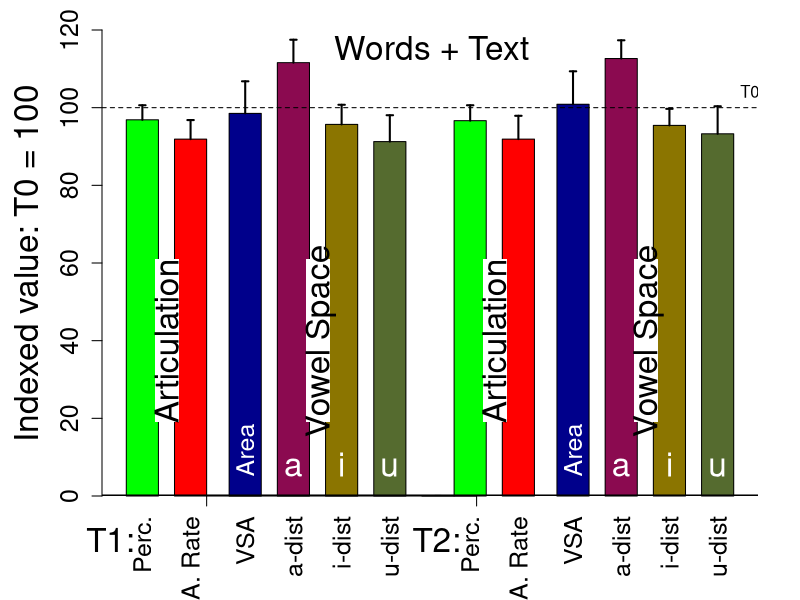
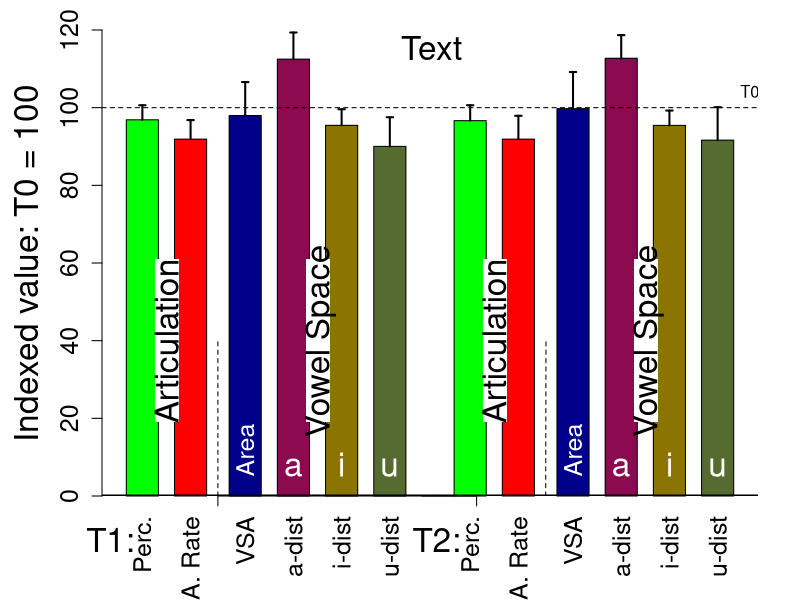
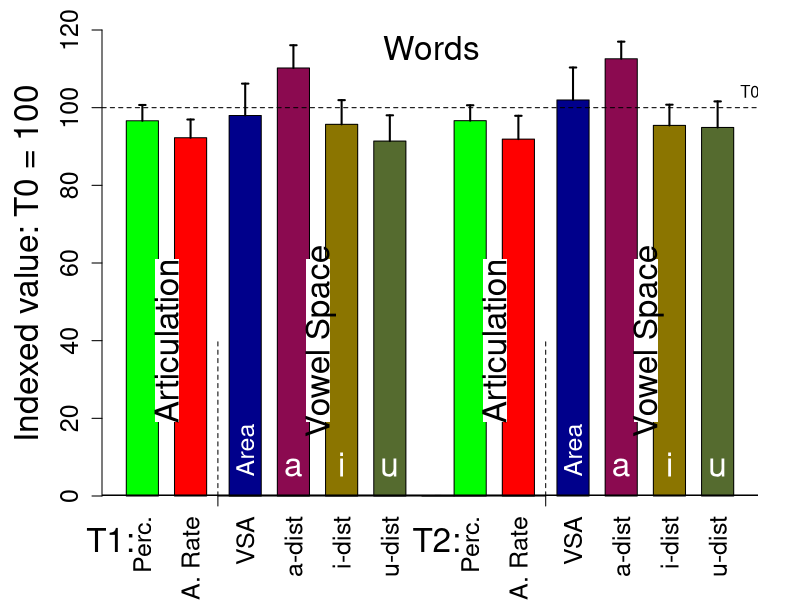

Source code (R) for these figures, in order:
# R
#
# Copyright: 2017-2018, R.J.J.H. van Son and the Netherlands Cancer Institute
# License: GNU GPL v2 or later
# email: r.v.son@nki.nl
#
#
library("lmtest")
#
# A4 size in Inches
OutputWidth <-  11.692;
OutputHeight <- 7.5;
#
filenameTextWords <- "PerceptualArtRateVSA_hist_TextWords.pdf"
filenameText <- "PerceptualArtRateVSA_hist_Text.pdf"
filenameWords <- "PerceptualArtRateVSA_hist_Words.pdf"


LexpTableIndividual <- read.table("ListeningExp.tsv", header = TRUE, sep = "\t", na.strings = "-");
LexpTableIndividual$T <- factor(LexpTableIndividual$T, ordered=TRUE)
LexpTableIndividual$Speaker <- factor(LexpTableIndividual$Speaker, ordered=FALSE)

PatakaTable <- read.table("Pataka_results.tsv", header = TRUE, sep = "\t", na.strings = "-");

VowelTable <- read.table("Patient_data_Robust.tsv", header = TRUE, sep = "\t", na.strings = "-");
VowelTable$T <- factor(VowelTable$T, ordered=TRUE)
VowelTable$Speaker <- factor(VowelTable$Speaker, ordered=TRUE)

# Normalize scores
LexpTableIndividual$NormRating <- LexpTableIndividual$Rating
for(eval in unique(LexpTableIndividual$Evaluator)){
	LexpTableIndividual[LexpTableIndividual$Evaluator==eval,]$NormRating <- as.vector(scale(LexpTableIndividual[LexpTableIndividual$Evaluator==eval,]$Rating))
}

LexpTable <- aggregate(cbind(Rating, NormRating)~Speaker+T+Sex, data=LexpTableIndividual, mean);
VowelTable <- merge(VowelTable, LexpTable, by=c("Speaker", "T", "Sex"), sort = TRUE, all = TRUE)
VowelTable <- merge(VowelTable, PatakaTable, by = c("Speaker", "T"), suffixes = c("", ".pataka"), sort = TRUE, all=TRUE)


# Convert to T0, T1, T2 table
T0Table <- subset(VowelTable, subset = T == 0)
T1Table <- subset(VowelTable, subset = T == 1)
T2Table <- subset(VowelTable, subset = T == 2)
names(T2Table) <- paste(names(T2Table),".T2", sep="")
names(T2Table)[1] <- "Speaker"
names(T2Table)[2] <- "T"
names(T2Table)[3] <- "Sex"
names(T2Table)[4] <- "Name"
names(T2Table)[5] <- "Task"

TimeTable <- merge(T0Table, T1Table, by = c("Speaker", "Task"), suffixes = c(".T0", ".T1"), sort = TRUE, all = TRUE)
TimeTable <- merge(TimeTable, T2Table, by = c("Speaker", "Task"), sort = TRUE, all = TRUE)

# Indexed values on time T0
TimeTable$IdxNormRating.T1 <- 100 + 12*(TimeTable$NormRating.T1 - TimeTable$NormRating.T0)
TimeTable$IdxNormRating.T2 <- 100 + 12*(TimeTable$NormRating.T2 - TimeTable$NormRating.T0)

TimeTable$Idxart.rate.T1 <- 100 * TimeTable$art.rate.T1 / TimeTable$art.rate.T0
TimeTable$Idxart.rate.T2 <- 100 * TimeTable$art.rate.T2 / TimeTable$art.rate.T0

TimeTable$IdxArea2.T1 <- 100 * TimeTable$Area2.T1 / TimeTable$Area2.T0
TimeTable$IdxArea2.T2 <- 100 * TimeTable$Area2.T2 / TimeTable$Area2.T0

TimeTable$Idx.i.dist.T1 <- 100 * TimeTable$i.dist.T1 / TimeTable$i.dist.T0
TimeTable$Idx.i.dist.T2 <- 100 * TimeTable$i.dist.T2 / TimeTable$i.dist.T0

TimeTable$Idx.a.dist.T1 <- 100 * TimeTable$a.dist.T1 / TimeTable$a.dist.T0
TimeTable$Idx.a.dist.T2 <- 100 * TimeTable$a.dist.T2 / TimeTable$a.dist.T0

TimeTable$Idx.u.dist.T1 <- 100 * TimeTable$u.dist.T1 / TimeTable$u.dist.T0
TimeTable$Idx.u.dist.T2 <- 100 * TimeTable$u.dist.T2 / TimeTable$u.dist.T0


# Mean values and CI 
ci <- function(x) {if(length(x)>3) {t <- t.test(x, na.rm=TRUE); (t$conf.int[[2]]- t$conf.int[[1]])/2} else 0 }

# Plot figure
pdf(filenameTextWords, width=OutputWidth, height=OutputHeight, useDingbats=FALSE);

indexLabels <- c("Perc.", "A. Rate", "VSA", "a-dist", "i-dist", "u-dist")
indexSpace <- c(0, 0.5, 0.7, 0.5, 0.5, 0.5)

combinedTable <- merge(TimeTable[TimeTable$Task=="Words",], TimeTable[TimeTable$Task=="Dapre",], by=c("Speaker", "Sex"))
IndexedValues.T1 <- c(
mean(TimeTable[TimeTable$Task=="Dapre",]$IdxNormRating.T1, na.rm=TRUE),
mean(TimeTable[TimeTable$Task=="Dapre",]$Idxart.rate.T1, na.rm=TRUE),
mean((combinedTable$IdxArea2.T1.x+combinedTable$IdxArea2.T1.y)/2, na.rm=TRUE),
mean((combinedTable$Idx.a.dist.T1.x+combinedTable$Idx.a.dist.T1.y)/2, na.rm=TRUE),
mean((combinedTable$Idx.i.dist.T1.x+combinedTable$Idx.i.dist.T1.y)/2, na.rm=TRUE),
mean((combinedTable$Idx.u.dist.T1.x+combinedTable$Idx.u.dist.T1.y)/2, na.rm=TRUE)
)
IndexedValues.T1.CI <- c(
ci(TimeTable[TimeTable$Task=="Dapre",]$IdxNormRating.T1),
ci(TimeTable[TimeTable$Task=="Dapre",]$Idxart.rate.T1),
ci((combinedTable$IdxArea2.T1.x+combinedTable$IdxArea2.T1.y)/2),
ci((combinedTable$Idx.a.dist.T1.x+combinedTable$Idx.a.dist.T1.y)/2),
ci((combinedTable$Idx.i.dist.T1.x+combinedTable$Idx.i.dist.T1.y)/2),
ci((combinedTable$Idx.u.dist.T1.x+combinedTable$Idx.u.dist.T1.y)/2)
)
IndexedValues.T2 <- c(
mean(TimeTable[TimeTable$Task=="Dapre",]$IdxNormRating.T2, na.rm=TRUE),
mean(TimeTable[TimeTable$Task=="Dapre",]$Idxart.rate.T2, na.rm=TRUE),
mean((combinedTable$IdxArea2.T2.x+combinedTable$IdxArea2.T2.y)/2, na.rm=TRUE),
mean((combinedTable$Idx.a.dist.T2.x+combinedTable$Idx.a.dist.T2.y)/2, na.rm=TRUE),
mean((combinedTable$Idx.i.dist.T2.x+combinedTable$Idx.i.dist.T2.y)/2, na.rm=TRUE),
mean((combinedTable$Idx.u.dist.T2.x+combinedTable$Idx.u.dist.T2.y)/2, na.rm=TRUE)
)
IndexedValues.T2.CI <- c(
ci(TimeTable[TimeTable$Task=="Dapre",]$IdxNormRating.T2),
ci(TimeTable[TimeTable$Task=="Dapre",]$Idxart.rate.T2),
ci((combinedTable$IdxArea2.T2.x+combinedTable$IdxArea2.T2.y)/2),
ci((combinedTable$Idx.a.dist.T2.x+combinedTable$Idx.a.dist.T2.y)/2),
ci((combinedTable$Idx.i.dist.T2.x+combinedTable$Idx.i.dist.T2.y)/2),
ci((combinedTable$Idx.u.dist.T2.x+combinedTable$Idx.u.dist.T2.y)/2)
)

par(mai=c(1.04,1.02,0.3,0.42))
par(family="Helvetica")
colorlist <- c("green1", "red1", "darkblue", "deeppink4", "gold4", "darkolivegreen", "blue", "red", "deeppink", "green")

x <- barplot(c(IndexedValues.T1, 0, IndexedValues.T2), ylim=c(0, 120), ylab="Indexed value: T0 = 100", cex.lab=2, cex.axis=1.5, col=c(colorlist[1:6], "grey", colorlist[1:6]), space=c(indexSpace, 0.5, indexSpace))
abline(h=100, lty=2)
abline(h=0, lty=1, lwd=3)
axis(side=1, labels=c(indexLabels, " ", indexLabels), at=x, cex.axis=1.5, las=3, tick=FALSE)
axis(at=c(2.5, 10.9), tick=TRUE, side=1, labels=FALSE)
mtext("T1:", at=c(-0.5), line=2, side=1, cex=2)
mtext("T2:", at=c(9.65), line=2, side=1, cex=2)

segments(x, c(IndexedValues.T1, 0, IndexedValues.T2), x, c(IndexedValues.T1, 0, IndexedValues.T2)+c(IndexedValues.T1.CI, 0, IndexedValues.T2.CI), lwd=2)
segments(x-0.1, c(IndexedValues.T1, 0, IndexedValues.T2)+c(IndexedValues.T1.CI, 0, IndexedValues.T2.CI), x+0.1, c(IndexedValues.T1, 0, IndexedValues.T2)+c(IndexedValues.T1.CI, 0, IndexedValues.T2.CI), lwd=2)


text(9.5, 120, labels="Words + Text", pos=1, cex=2)
text(x[13]+1, 100, labels="T0", pos=3, cex=1)

rect(((x[1]+x[2])/2 - 0.35), 19, ((x[1]+x[2])/2 + 0.4), 61, col="white", border="white", lty=0)
rect(((x[8]+x[9])/2 - 0.35), 19, ((x[8]+x[9])/2 + 0.4), 61, col="white", border="white", lty=0)
rect(((x[4]+x[5])/2 - 0.35), 19, ((x[4]+x[5])/2 + 0.4), 61, col="white", border="white", lty=0)
rect(((x[11]+x[12])/2 - 0.35), 19, ((x[11]+x[12])/2 + 0.4), 61, col="white", border="white", lty=0)

text((x[1]+x[2])/2, 40, labels="Articulation", adj=c(0.5, 0.5), cex=2, srt=90)
text((x[8]+x[9])/2, 40, labels="Articulation", adj=c(0.5, 0.5), cex=2, srt=90)
text((x[4]+x[5])/2, 40, labels="Vowel Space", adj=c(0.5, 0.5), cex=2, srt=90)
text((x[11]+x[12])/2, 40, labels="Vowel Space", adj=c(0.5, 0.5), cex=2, srt=90)

text(x[3], 5, labels="Area", adj=c(0, 0.5), cex=1.5, srt=90, col="white")
text(x[4], 5, labels="a", adj=c(0.5, 0), cex=2, col="white")
text(x[5], 5, labels="i", adj=c(0.5, 0), cex=2, col="white")
text(x[6], 5, labels="u", adj=c(0.5, 0), cex=2, col="white")
text(x[10], 5, labels="Area", adj=c(0, 0.5), cex=1.5, srt=90, col="white")
text(x[11], 5, labels="a", adj=c(0.5, 0), cex=2, col="white")
text(x[12], 5, labels="i", adj=c(0.5, 0), cex=2, col="white")
text(x[13], 5, labels="u", adj=c(0.5, 0), cex=2, col="white")

dev.off(dev.cur())

# Text Mean values and CI 

# Plot figure
pdf(filenameText, width=OutputWidth, height=OutputHeight, useDingbats=FALSE);

indexLabels <- c("Perc.", "A. Rate", "VSA", "a-dist", "i-dist", "u-dist")
indexSpace <- c(0, 0.5, 0.7, 0.5, 0.5, 0.5)

combinedTable <- TimeTable[TimeTable$Task=="Dapre",]
IndexedValues.T1 <- c(
mean(TimeTable[TimeTable$Task=="Dapre",]$IdxNormRating.T1, na.rm=TRUE),
mean(TimeTable[TimeTable$Task=="Dapre",]$Idxart.rate.T1, na.rm=TRUE),
mean(combinedTable$IdxArea2.T1, na.rm=TRUE),
mean(combinedTable$Idx.a.dist.T1, na.rm=TRUE),
mean(combinedTable$Idx.i.dist.T1, na.rm=TRUE),
mean(combinedTable$Idx.u.dist.T1, na.rm=TRUE)
)
IndexedValues.T1.CI <- c(
ci(TimeTable[TimeTable$Task=="Dapre",]$IdxNormRating.T1),
ci(TimeTable[TimeTable$Task=="Dapre",]$Idxart.rate.T1),
ci(combinedTable$IdxArea2.T1),
ci(combinedTable$Idx.a.dist.T1),
ci(combinedTable$Idx.i.dist.T1),
ci(combinedTable$Idx.u.dist.T1)
)
IndexedValues.T2 <- c(
mean(TimeTable[TimeTable$Task=="Dapre",]$IdxNormRating.T2, na.rm=TRUE),
mean(TimeTable[TimeTable$Task=="Dapre",]$Idxart.rate.T2, na.rm=TRUE),
mean(combinedTable$IdxArea2.T2, na.rm=TRUE),
mean(combinedTable$Idx.a.dist.T2, na.rm=TRUE),
mean(combinedTable$Idx.i.dist.T2, na.rm=TRUE),
mean(combinedTable$Idx.u.dist.T2, na.rm=TRUE)
)
IndexedValues.T2.CI <- c(
ci(TimeTable[TimeTable$Task=="Dapre",]$IdxNormRating.T2),
ci(TimeTable[TimeTable$Task=="Dapre",]$Idxart.rate.T2),
ci(combinedTable$IdxArea2.T2),
ci(combinedTable$Idx.a.dist.T2),
ci(combinedTable$Idx.i.dist.T2),
ci(combinedTable$Idx.u.dist.T2)
)

par(mai=c(1.04,1.02,0.3,0.42))
par(family="Helvetica")
colorlist <- c("green1", "red1", "darkblue", "deeppink4", "gold4", "darkolivegreen", "blue", "red", "deeppink", "green")

x <- barplot(c(IndexedValues.T1, 0, IndexedValues.T2), ylim=c(0, 120), ylab="Indexed value: T0 = 100", cex.lab=2, cex.axis=1.5, col=c(colorlist[1:6], "grey", colorlist[1:6]), space=c(indexSpace, 0.5, indexSpace))
abline(h=100, lty=2)
abline(h=0, lty=1, lwd=3)
axis(side=1, labels=c(indexLabels, " ", indexLabels), at=x, cex.axis=1.5, las=3, tick=FALSE)
axis(at=c(2.85, 10.9), tick=TRUE, side=1, labels=FALSE)
segments(c(2.85, 13.05), c(0,0), c(2.85, 13.059), c(40,40), lty=2)
mtext("T1:", at=c(-0.5), line=2, side=1, cex=2)
mtext("T2:", at=c(9.65), line=2, side=1, cex=2)

segments(x, c(IndexedValues.T1, 0, IndexedValues.T2), x, c(IndexedValues.T1, 0, IndexedValues.T2)+c(IndexedValues.T1.CI, 0, IndexedValues.T2.CI), lwd=2)
segments(x-0.1, c(IndexedValues.T1, 0, IndexedValues.T2)+c(IndexedValues.T1.CI, 0, IndexedValues.T2.CI), x+0.1, c(IndexedValues.T1, 0, IndexedValues.T2)+c(IndexedValues.T1.CI, 0, IndexedValues.T2.CI), lwd=2)

text(9.5, 120, labels="Text", pos=1, cex=2)
text(x[13]+1, 100, labels="T0", pos=3, cex=1)

rect(((x[1]+x[2])/2 - 0.35), 19, ((x[1]+x[2])/2 + 0.4), 61, col="white", border="white", lty=0)
rect(((x[8]+x[9])/2 - 0.35), 19, ((x[8]+x[9])/2 + 0.4), 61, col="white", border="white", lty=0)
rect(((x[4]+x[5])/2 - 0.35), 19, ((x[4]+x[5])/2 + 0.4), 61, col="white", border="white", lty=0)
rect(((x[11]+x[12])/2 - 0.35), 19, ((x[11]+x[12])/2 + 0.4), 61, col="white", border="white", lty=0)

text((x[1]+x[2])/2, 40, labels="Articulation", adj=c(0.5, 0.5), cex=2, srt=90)
text((x[8]+x[9])/2, 40, labels="Articulation", adj=c(0.5, 0.5), cex=2, srt=90)
text((x[4]+x[5])/2, 40, labels="Vowel Space", adj=c(0.5, 0.5), cex=2, srt=90)
text((x[11]+x[12])/2, 40, labels="Vowel Space", adj=c(0.5, 0.5), cex=2, srt=90)

text(x[3], 5, labels="Area", adj=c(0, 0.5), cex=1.5, srt=90, col="white")
text(x[4], 5, labels="a", adj=c(0.5, 0), cex=2, col="white")
text(x[5], 5, labels="i", adj=c(0.5, 0), cex=2, col="white")
text(x[6], 5, labels="u", adj=c(0.5, 0), cex=2, col="white")
text(x[10], 5, labels="Area", adj=c(0, 0.5), cex=1.5, srt=90, col="white")
text(x[11], 5, labels="a", adj=c(0.5, 0), cex=2, col="white")
text(x[12], 5, labels="i", adj=c(0.5, 0), cex=2, col="white")
text(x[13], 5, labels="u", adj=c(0.5, 0), cex=2, col="white")

dev.off(dev.cur())

# Words Mean values and CI 
pdf(filenameWords, width=OutputWidth, height=OutputHeight, useDingbats=FALSE);

indexLabels <- c("Perc.", "A. Rate", "VSA", "a-dist", "i-dist", "u-dist")

combinedTable <- TimeTable[TimeTable$Task=="Words",]
IndexedValues.T1 <- c(
mean(TimeTable[TimeTable$Task=="Words",]$IdxNormRating.T1, na.rm=TRUE),
mean(TimeTable[TimeTable$Task=="Words",]$Idxart.rate.T1, na.rm=TRUE),
mean(combinedTable$IdxArea2.T1, na.rm=TRUE),
mean(combinedTable$Idx.a.dist.T1, na.rm=TRUE),
mean(combinedTable$Idx.i.dist.T1, na.rm=TRUE),
mean(combinedTable$Idx.u.dist.T1, na.rm=TRUE)
)
IndexedValues.T1.CI <- c(
ci(TimeTable[TimeTable$Task=="Words",]$IdxNormRating.T1),
ci(TimeTable[TimeTable$Task=="Words",]$Idxart.rate.T1),
ci(combinedTable$IdxArea2.T1),
ci(combinedTable$Idx.a.dist.T1),
ci(combinedTable$Idx.i.dist.T1),
ci(combinedTable$Idx.u.dist.T1)
)
IndexedValues.T2 <- c(
mean(TimeTable[TimeTable$Task=="Words",]$IdxNormRating.T2, na.rm=TRUE),
mean(TimeTable[TimeTable$Task=="Words",]$Idxart.rate.T2, na.rm=TRUE),
mean(combinedTable$IdxArea2.T2, na.rm=TRUE),
mean(combinedTable$Idx.a.dist.T2, na.rm=TRUE),
mean(combinedTable$Idx.i.dist.T2, na.rm=TRUE),
mean(combinedTable$Idx.u.dist.T2, na.rm=TRUE)
)
IndexedValues.T2.CI <- c(
ci(TimeTable[TimeTable$Task=="Words",]$IdxNormRating.T2),
ci(TimeTable[TimeTable$Task=="Words",]$Idxart.rate.T2),
ci(combinedTable$IdxArea2.T2),
ci(combinedTable$Idx.a.dist.T2),
ci(combinedTable$Idx.i.dist.T2),
ci(combinedTable$Idx.u.dist.T2)
)

par(mai=c(1.04,1.02,0.3,0.42))
par(family="Helvetica")
colorlist <- c("green1", "red1", "darkblue", "deeppink4", "gold4", "darkolivegreen", "blue", "red", "deeppink", "green")

x <- barplot(c(IndexedValues.T1, 0, IndexedValues.T2), ylim=c(0, 120), ylab="Indexed value: T0 = 100", cex.lab=2, cex.axis=1.5, col=c(colorlist[1:6], "grey", colorlist[1:6]), space=c(indexSpace, 0.5, indexSpace))
abline(h=100, lty=2)
abline(h=0, lty=1, lwd=3)
axis(side=1, labels=c(indexLabels, " ", indexLabels), at=x, cex.axis=1.5, las=3, tick=FALSE)
axis(at=c(2.85, 13.05), tick=TRUE, side=1, labels=FALSE)
segments(c(2.85, 13.05), c(0,0), c(2.85, 13.05), c(40,40), lty=2)
mtext("T1:", at=c(-0.5), line=2, side=1, cex=2)
mtext("T2:", at=c(9.65), line=2, side=1, cex=2)

segments(x, c(IndexedValues.T1, 0, IndexedValues.T2), x, c(IndexedValues.T1, 0, IndexedValues.T2)+c(IndexedValues.T1.CI, 0, IndexedValues.T2.CI), lwd=2)
segments(x-0.1, c(IndexedValues.T1, 0, IndexedValues.T2)+c(IndexedValues.T1.CI, 0, IndexedValues.T2.CI), x+0.1, c(IndexedValues.T1, 0, IndexedValues.T2)+c(IndexedValues.T1.CI, 0, IndexedValues.T2.CI), lwd=2)

text(9.5, 120, labels="Words", pos=1, cex=2)
text(x[13]+1, 100, labels="T0", pos=3, cex=1)

rect(((x[1]+x[2])/2 - 0.35), 19, ((x[1]+x[2])/2 + 0.4), 61, col="white", border="white", lty=0)
rect(((x[8]+x[9])/2 - 0.35), 19, ((x[8]+x[9])/2 + 0.4), 61, col="white", border="white", lty=0)
rect(((x[4]+x[5])/2 - 0.35), 19, ((x[4]+x[5])/2 + 0.4), 61, col="white", border="white", lty=0)
rect(((x[11]+x[12])/2 - 0.35), 19, ((x[11]+x[12])/2 + 0.4), 61, col="white", border="white", lty=0)

text((x[1]+x[2])/2, 40, labels="Articulation", adj=c(0.5, 0.5), cex=2, srt=90)
text((x[8]+x[9])/2, 40, labels="Articulation", adj=c(0.5, 0.5), cex=2, srt=90)
text((x[4]+x[5])/2, 40, labels="Vowel Space", adj=c(0.5, 0.5), cex=2, srt=90)
text((x[11]+x[12])/2, 40, labels="Vowel Space", adj=c(0.5, 0.5), cex=2, srt=90)

text(x[3], 5, labels="Area", adj=c(0, 0.5), cex=1.5, srt=90, col="white")
text(x[4], 5, labels="a", adj=c(0.5, 0), cex=2, col="white")
text(x[5], 5, labels="i", adj=c(0.5, 0), cex=2, col="white")
text(x[6], 5, labels="u", adj=c(0.5, 0), cex=2, col="white")
text(x[10], 5, labels="Area", adj=c(0, 0.5), cex=1.5, srt=90, col="white")
text(x[11], 5, labels="a", adj=c(0.5, 0), cex=2, col="white")
text(x[12], 5, labels="i", adj=c(0.5, 0), cex=2, col="white")
text(x[13], 5, labels="u", adj=c(0.5, 0), cex=2, col="white")

dev.off(dev.cur())


# Statistics

# ArtRate
cat(capture.output(t.test(TimeTable[TimeTable$Task=="Dapre",]$Idxart.rate.T1, mu=100, na.rm=TRUE)), sep = "\n", file = "", append = TRUE)
cat(capture.output(t.test(TimeTable[TimeTable$Task=="Dapre",]$Idxart.rate.T2, mu=100, na.rm=TRUE)), sep = "\n", file = "", append = TRUE)
cat(capture.output(t.test(TimeTable[TimeTable$Task=="Dapre",]$Idxart.rate.T1, TimeTable[TimeTable$Task=="Dapre",]$Idxart.rate.T2, paired=TRUE, na.rm=TRUE)), sep = "\n", file = "", append = TRUE)

# NormRating
cat(capture.output(t.test(TimeTable[TimeTable$Task=="Dapre",]$IdxNormRating.T1, mu=0, na.rm=TRUE)), sep = "\n", file = "", append = TRUE)
cat(capture.output(t.test(TimeTable[TimeTable$Task=="Dapre",]$IdxNormRating.T2, mu=0, na.rm=TRUE)), sep = "\n", file = "", append = TRUE)
cat(capture.output(t.test(TimeTable[TimeTable$Task=="Dapre",]$IdxNormRating.T1, TimeTable[TimeTable$Task=="Dapre",]$IdxNormRating.T2, paired=TRUE, na.rm=TRUE)), sep = "\n", file = "", append = TRUE)

# Dapre
cat(capture.output(t.test(TimeTable[TimeTable$Task=="Dapre",]$IdxArea2.T1, mu=100, na.rm=TRUE)), sep = "\n", file = "", append = TRUE)
cat(capture.output(t.test(TimeTable[TimeTable$Task=="Dapre",]$IdxArea2.T2, mu=100, na.rm=TRUE)), sep = "\n", file = "", append = TRUE)

cat(capture.output(t.test(TimeTable[TimeTable$Task=="Dapre",]$Idx.i.dist.T1, mu=100, na.rm=TRUE)), sep = "\n", file = "", append = TRUE)
cat(capture.output(t.test(TimeTable[TimeTable$Task=="Dapre",]$Idx.i.dist.T2, mu=100, na.rm=TRUE)), sep = "\n", file = "", append = TRUE)

cat(capture.output(t.test(TimeTable[TimeTable$Task=="Dapre",]$Idx.a.dist.T1, mu=100, na.rm=TRUE)), sep = "\n", file = "", append = TRUE)
cat(capture.output(t.test(TimeTable[TimeTable$Task=="Dapre",]$Idx.a.dist.T2, mu=100, na.rm=TRUE)), sep = "\n", file = "", append = TRUE)

cat(capture.output(t.test(TimeTable[TimeTable$Task=="Dapre",]$Idx.u.dist.T1, mu=100, na.rm=TRUE)), sep = "\n", file = "", append = TRUE)
cat(capture.output(t.test(TimeTable[TimeTable$Task=="Dapre",]$Idx.u.dist.T2, mu=100, na.rm=TRUE)), sep = "\n", file = "", append = TRUE)

# Words
cat(capture.output(t.test(TimeTable[TimeTable$Task=="Words",]$IdxArea2.T1, mu=100, na.rm=TRUE)), sep = "\n", file = "", append = TRUE)
cat(capture.output(t.test(TimeTable[TimeTable$Task=="Words",]$IdxArea2.T2, mu=100, na.rm=TRUE)), sep = "\n", file = "", append = TRUE)

cat(capture.output(t.test(TimeTable[TimeTable$Task=="Words",]$Idx.i.dist.T1, mu=100, na.rm=TRUE)), sep = "\n", file = "", append = TRUE)
cat(capture.output(t.test(TimeTable[TimeTable$Task=="Words",]$Idx.i.dist.T2, mu=100, na.rm=TRUE)), sep = "\n", file = "", append = TRUE)

cat(capture.output(t.test(TimeTable[TimeTable$Task=="Words",]$Idx.a.dist.T1, mu=100, na.rm=TRUE)), sep = "\n", file = "", append = TRUE)
cat(capture.output(t.test(TimeTable[TimeTable$Task=="Words",]$Idx.a.dist.T2, mu=100, na.rm=TRUE)), sep = "\n", file = "", append = TRUE)

cat(capture.output(t.test(TimeTable[TimeTable$Task=="Words",]$Idx.u.dist.T1, mu=100, na.rm=TRUE)), sep = "\n", file = "", append = TRUE)
cat(capture.output(t.test(TimeTable[TimeTable$Task=="Words",]$Idx.u.dist.T2, mu=100, na.rm=TRUE)), sep = "\n", file = "", append = TRUE)

# Words+Dapre                                                                            
cat(capture.output(t.test(TimeTable[TimeTable$Task=="Words",]$IdxArea2.T1+TimeTable[TimeTable$Task=="Dapre",]$IdxArea2.T1   , mu=200, na.rm=TRUE)), sep = "\n", file = "", append = TRUE)
cat(capture.output(t.test(TimeTable[TimeTable$Task=="Words",]$IdxArea2.T2+TimeTable[TimeTable$Task=="Dapre",]$IdxArea2.T2    , mu=200, na.rm=TRUE)), sep = "\n", file = "", append = TRUE)
                                                                            
cat(capture.output(t.test(TimeTable[TimeTable$Task=="Words",]$Idx.i.dist.T1+TimeTable[TimeTable$Task=="Dapre",]$Idx.i.dist.T1   , mu=200, na.rm=TRUE)), sep = "\n", file = "", append = TRUE)
cat(capture.output(t.test(TimeTable[TimeTable$Task=="Words",]$Idx.i.dist.T2+TimeTable[TimeTable$Task=="Dapre",]$Idx.i.dist.T2  , mu=200, na.rm=TRUE)), sep = "\n", file = "", append = TRUE)
                                                                            
cat(capture.output(t.test(TimeTable[TimeTable$Task=="Words",]$Idx.a.dist.T1+TimeTable[TimeTable$Task=="Dapre",]$Idx.a.dist.T1  , mu=200, na.rm=TRUE)), sep = "\n", file = "", append = TRUE)
cat(capture.output(t.test(TimeTable[TimeTable$Task=="Words",]$Idx.a.dist.T2+TimeTable[TimeTable$Task=="Dapre",]$Idx.a.dist.T2  , mu=200, na.rm=TRUE)), sep = "\n", file = "", append = TRUE)
                                                                            
cat(capture.output(t.test(TimeTable[TimeTable$Task=="Words",]$Idx.u.dist.T1+TimeTable[TimeTable$Task=="Dapre",]$Idx.u.dist.T1  , mu=200, na.rm=TRUE)), sep = "\n", file = "", append = TRUE)
cat(capture.output(t.test(TimeTable[TimeTable$Task=="Words",]$Idx.u.dist.T2+TimeTable[TimeTable$Task=="Dapre",]$Idx.u.dist.T2   , mu=200, na.rm=TRUE)), sep = "\n", file = "", append = TRUE)
